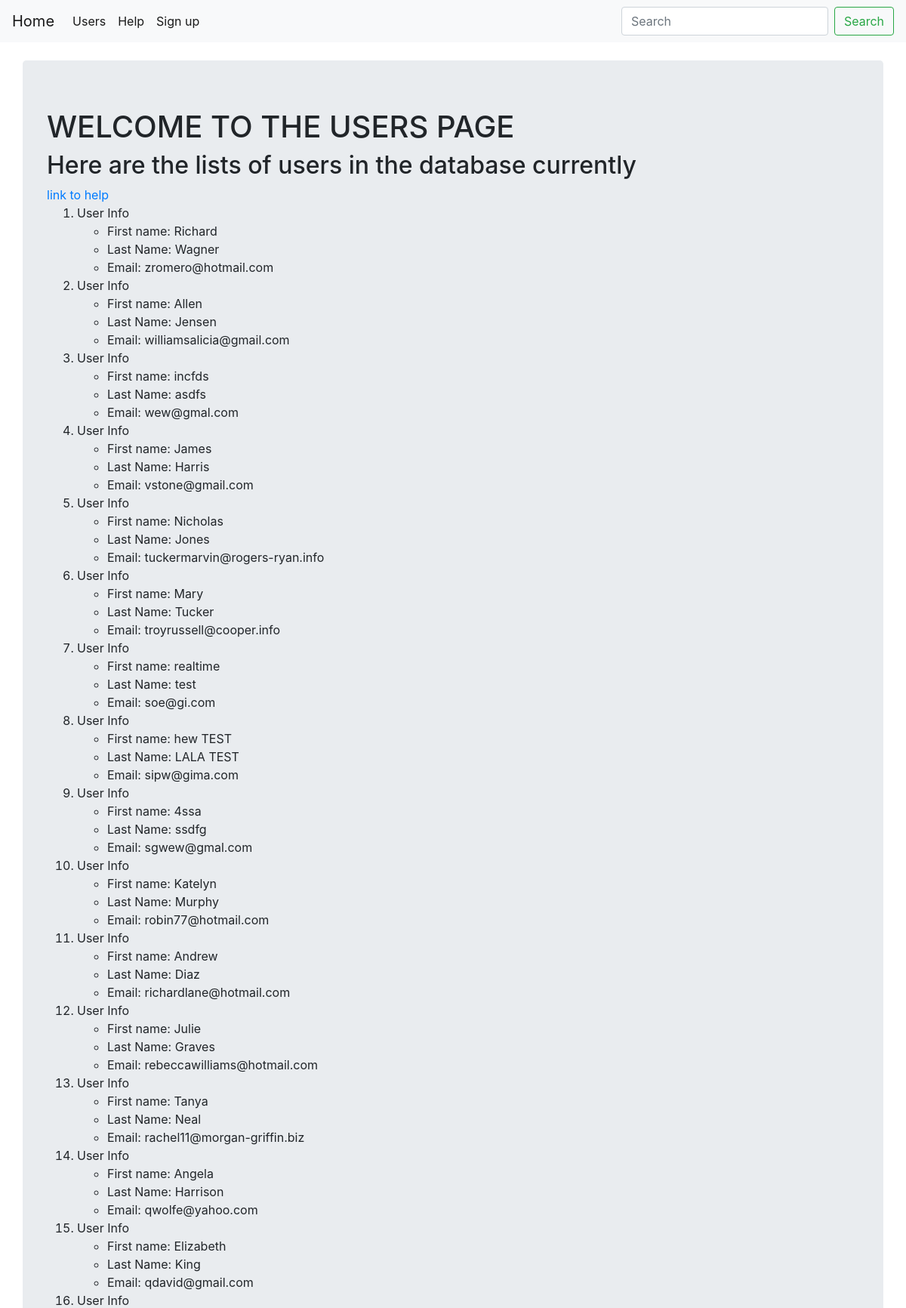
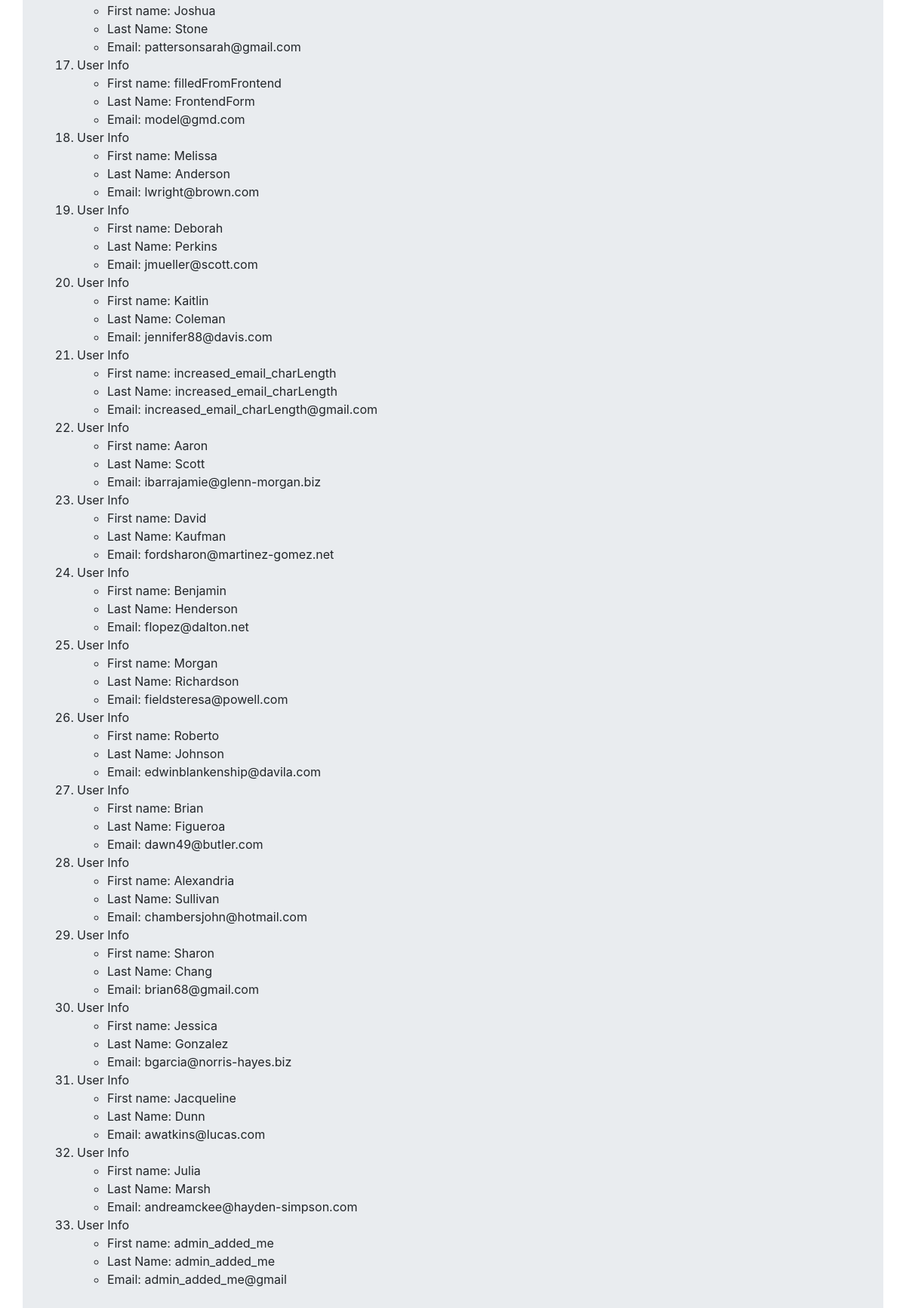
/users/, run on the app's committed database (2 pictures, top to bottom).
### appTwo/models.py (models this page shows, shortened)
class User(models.Model):
    first_name = models.CharField(max_length = 150)
    last_name = models.CharField(max_length = 150)
    email = models.EmailField(max_length = 120, unique = True)

### appTwo/views.py (the view)
# urls.py: path('', views.users, name = 'users')
def users(request):
    user_list = User.objects.order_by('-email')
    user_dict = {'user_rec': user_list}
    return render(request, 'appTwo/users.html', context = user_dict)

### templates/appTwo/users.html
<!DOCTYPE html>
{% extends "home/base.html" %}
{% block body_block %}
{% load static %}
    <h1>WELCOME TO THE USERS PAGE</h1>
    <h2>Here are the lists of users in the database currently</h2>
    <a href="{% url 'some:help'%}">link to help</a>
    <div class="apptwo">
      {% if user_rec %}
      <ol>
        {% for rec in user_rec %}
        <li>User Info
          <ul>
            <li>First name: {{ rec.first_name}}</li>
            <li>Last Name: {{ rec.last_name }}</li>
            <li>Email: {{ rec.email }}</li>
          </ul>
        </li>
      {% endfor %}
      </ol>
      {% else %}
      <p>NO USER DATA FOUND!</p>
      {% endif %}
  {% endblock %}

### data on the page
User: first_name "Richard", last_name "Wagner", email "zromero@hotmail.com"
User: first_name "Allen", last_name "Jensen", email "williamsalicia@gmail.com"
User: first_name "incfds", last_name "asdfs", email "wew@gmal.com"
User: first_name "James", last_name "Harris", email "vstone@gmail.com"
User: first_name "Nicholas", last_name "Jones", email "tuckermarvin@rogers-ryan.info"
User: first_name "Mary", last_name "Tucker", email "troyrussell@cooper.info"
User: first_name "realtime", last_name "test", email "soe@gi.com"
User: first_name "hew TEST", last_name "LALA TEST", email "sipw@gima.com"
User: first_name "4ssa", last_name "ssdfg", email "sgwew@gmal.com"
User: first_name "Katelyn", last_name "Murphy", email "robin77@hotmail.com"
User: first_name "Andrew", last_name "Diaz", email "richardlane@hotmail.com"
User: first_name "Julie", last_name "Graves", email "rebeccawilliams@hotmail.com"
User: first_name "Tanya", last_name "Neal", email "rachel11@morgan-griffin.biz"
User: first_name "Angela", last_name "Harrison", email "qwolfe@yahoo.com"
User: first_name "Elizabeth", last_name "King", email "qdavid@gmail.com"
User: first_name "Joshua", last_name "Stone", email "pattersonsarah@gmail.com"
User: first_name "filledFromFrontend", last_name "FrontendForm", email "model@gmd.com"
User: first_name "Melissa", last_name "Anderson", email "lwright@brown.com"
User: first_name "Deborah", last_name "Perkins", email "jmueller@scott.com"
User: first_name "Kaitlin", last_name "Coleman", email "jennifer88@davis.com"
User: first_name "increased_email_charLength", last_name "increased_email_charLength", email "increased_email_charLength@gmail.com"
User: first_name "Aaron", last_name "Scott", email "ibarrajamie@glenn-morgan.biz"
User: first_name "David", last_name "Kaufman", email "fordsharon@martinez-gomez.net"
User: first_name "Benjamin", last_name "Henderson", email "flopez@dalton.net"
User: first_name "Morgan", last_name "Richardson", email "fieldsteresa@powell.com"
User: first_name "Roberto", last_name "Johnson", email "edwinblankenship@davila.com"
User: first_name "Brian", last_name "Figueroa", email "dawn49@butler.com"
User: first_name "Alexandria", last_name "Sullivan", email "chambersjohn@hotmail.com"
User: first_name "Sharon", last_name "Chang", email "brian68@gmail.com"
User: first_name "Jessica", last_name "Gonzalez", email "bgarcia@norris-hayes.biz"
User: first_name "Jacqueline", last_name "Dunn", email "awatkins@lucas.com"
User: first_name "Julia", last_name "Marsh", email "andreamckee@hayden-simpson.com"
User: first_name "admin_added_me", last_name "admin_added_me", email "admin_added_me@gmail"
